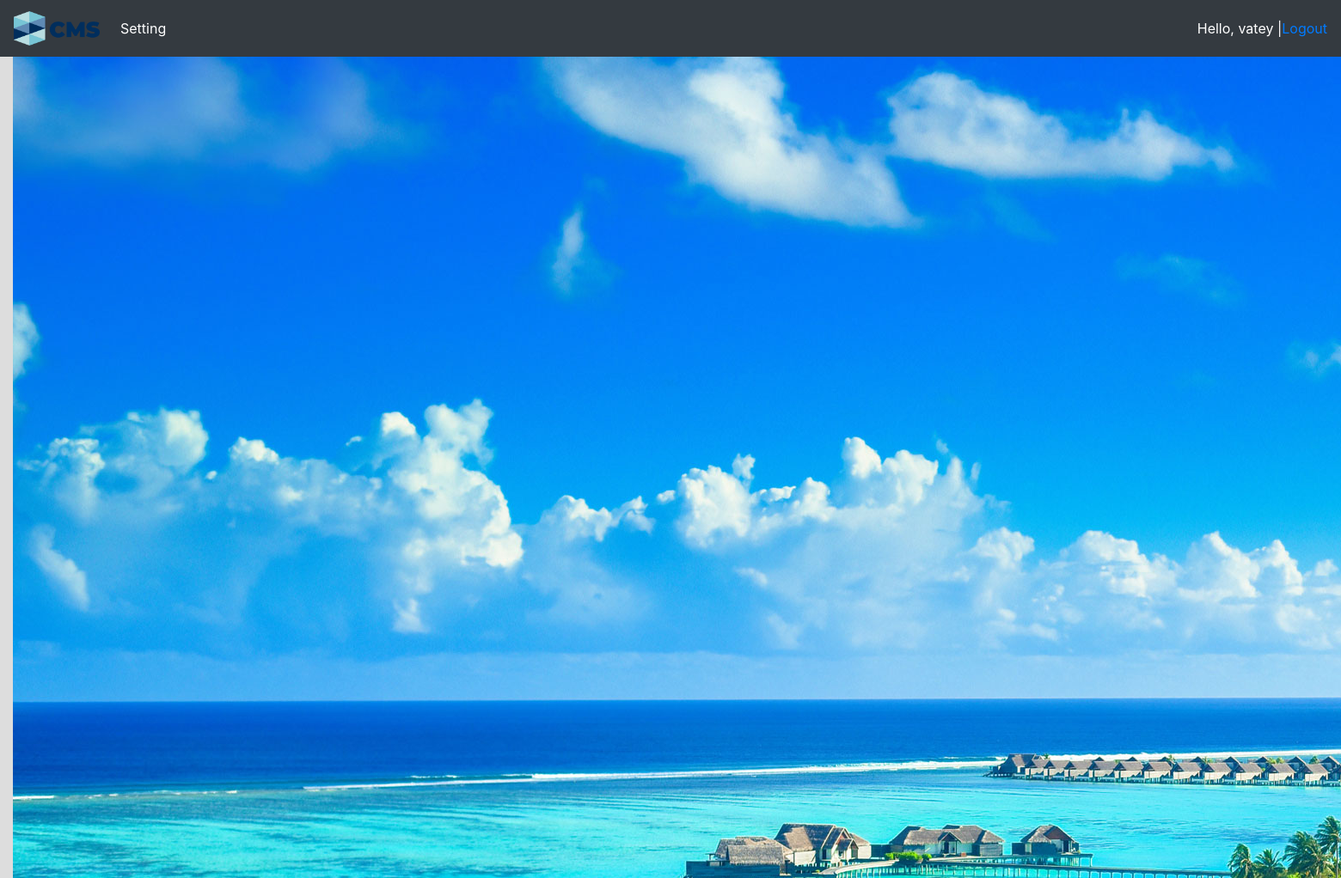
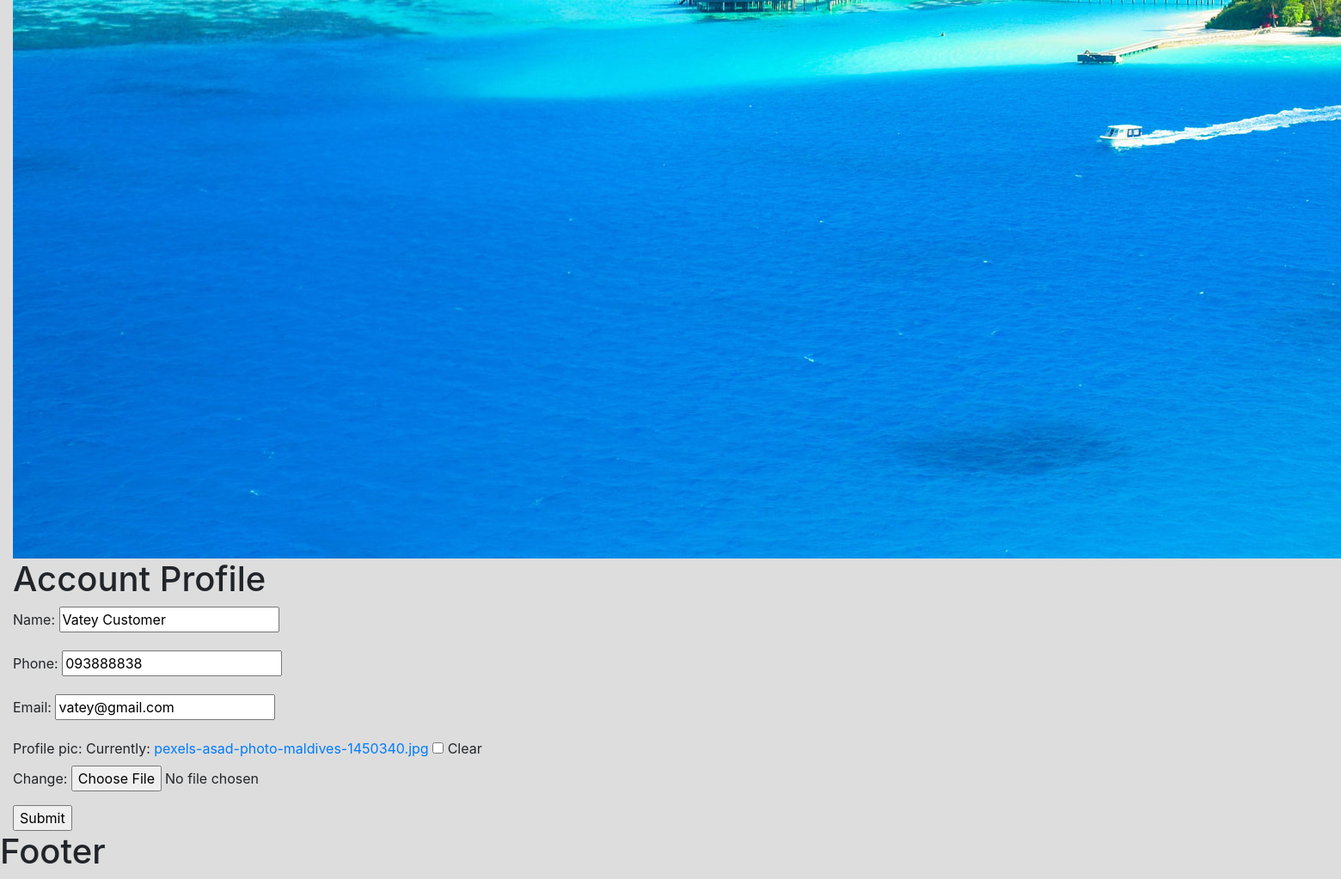
/account/ (signed in), run on the app's committed database (2 pictures, top to bottom).
### accounts/models.py (models this page shows, shortened)
class Customer(models.Model):
    user = models.OneToOneField(User, null=True, on_delete=models.CASCADE)
    name = models.CharField(max_length=200, null=True)
    phone = models.CharField(max_length=200, null=True)
    email = models.CharField(max_length=200, null=True)
    profile_pic = models.ImageField(default='profile1.png', null=True, blank=True)
    date_created = models.DateTimeField(auto_now_add=True, null=True)

### accounts/decorators.py (the view)
        def wrapper_func(request, *args, **kwargs):
            group = None
            if request.user.groups.exists():
                group = request.user.groups.all()[0].name
            if group in allowed_roles:
                return view_func(request, *args, **kwargs)
            else:
                return HttpResponse('You are not allow to view this page!')

### accounts/forms.py
class CustomerForm(ModelForm):
    class Meta:
        model = Customer
        fields = '__all__' # get all field in customer table
        exclude = ['user'] # mean that not get only field user

### accounts/views.py (called while the page is built)
@login_required(login_url='login')  # check user login if not redirect to login page
@allowed_user(allowed_roles=['customer'])  # allow only user role admin
def accountSettings(request):
    customer = request.user.customer
    form = CustomerForm(instance=customer)
    if request.method == 'POST':
        form = CustomerForm(request.POST, request.FILES, instance=customer)
        if form.is_valid():
            form.save()
    context = {
        'form': form
    }
    return render(request, 'accounts/accounting_settings.html', context)

### accounts/templates/accounts/accounting_settings.html (shortened to what this page needs)
{% extends 'accounts/main.html' %}
{% block content %}
    <img src="{{ request.user.customer.profile_pic.url }}" alt="Photo">
    <h1>Account Profile</h1>
    <form method="post" action="" enctype="multipart/form-data">
        {{ form.as_p }}
    <input type="submit" name="Update Profile">
    </form>
{% endblock %}

### accounts/templates/accounts/navbar.html (shortened to what this page needs)
{% load static %}
<nav class="navbar navbar-expand-lg navbar-dark bg-dark">
    <a class="navbar-brand" href="/">
        <img src="{% static 'images/logo.png' %}" width="100">
    </a>
    <div class="collapse navbar-collapse" id="navbarNavAltMarkup">
        <div class="navbar-nav">
            {% if request.user.is_staff %}
            <a class="nav-item nav-link active" href="/">Home</a>
            <a class="nav-item nav-link" href="{% url 'products' %}">Products</a>
            {% else %}
                <a class="nav-item nav-link active" href="{% url 'account' %}">Setting</a>
            {% endif %}
        </div>
    </div>
    <span class="text-white">Hello, {{ request.user }} | </span>
    <span><a href="{% url 'logout' %}"> Logout</a></span>
</nav>

### static/css/main.css (style rules this page uses)
body { background: #DDD; }

### data on the page
Customer: name "Vatey Customer", phone "093888838", email "vatey@gmail.com"

### other printed values
{{ request.user }} "vatey"
